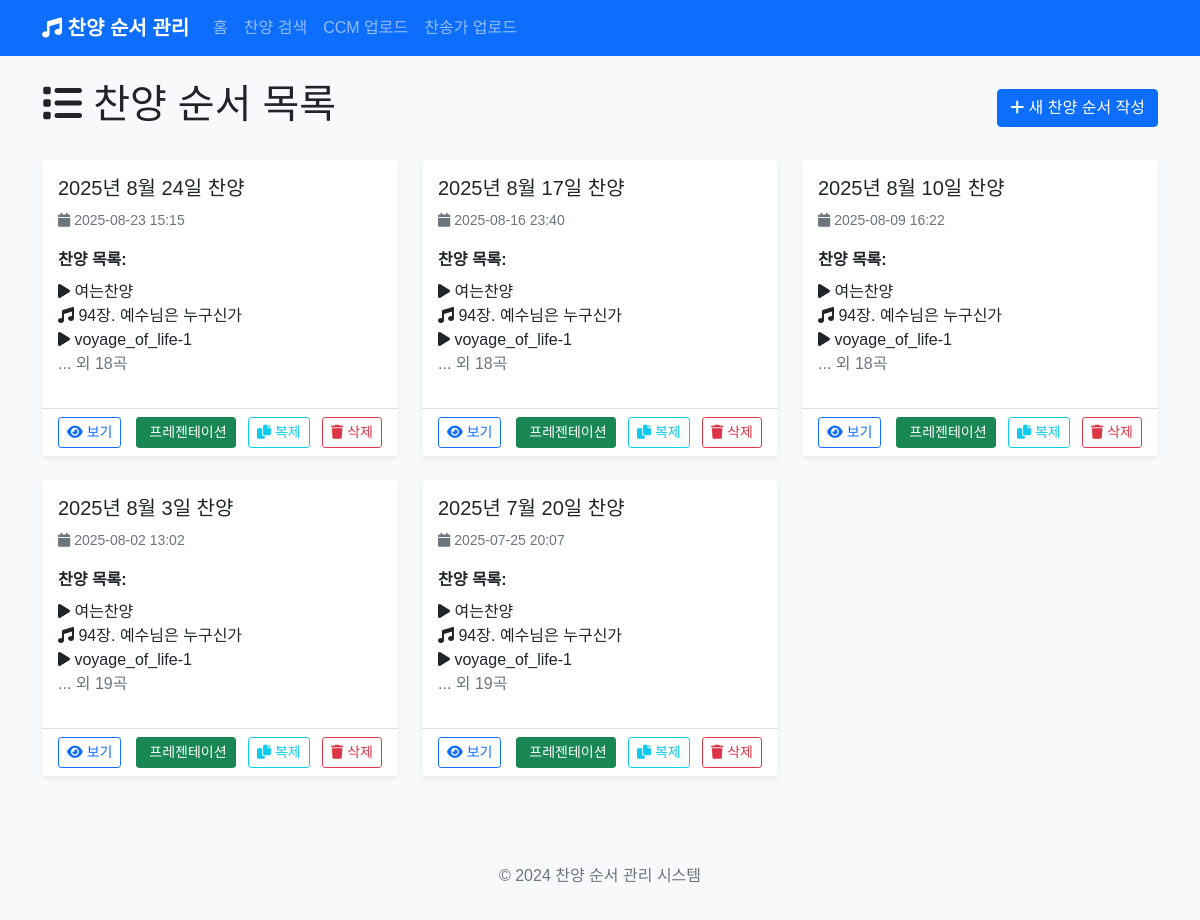
Before: / with the older database file.
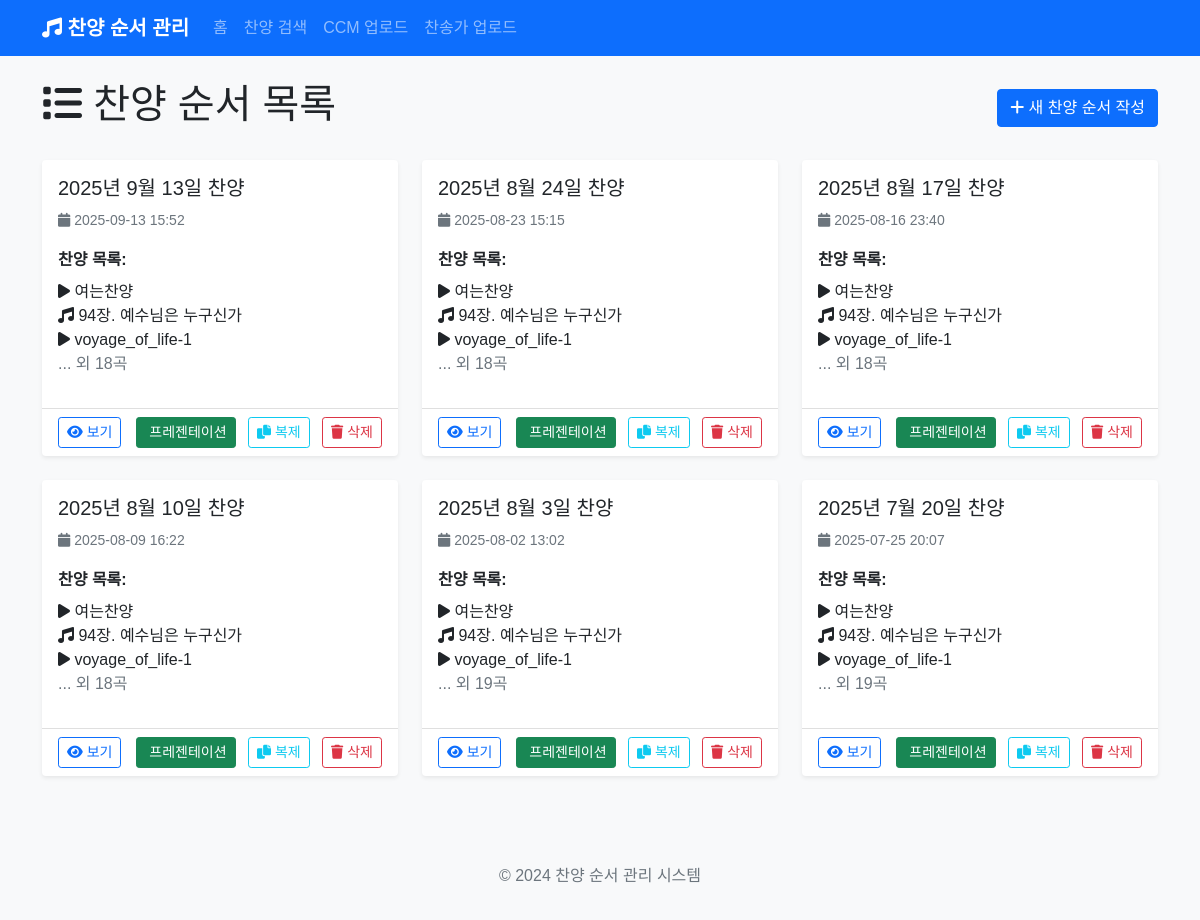
After: the same page with the newer database file.
### app.py (models this page shows)
class PraisePost(db.Model):
    id = db.Column(db.Integer, primary_key=True)
    title = db.Column(db.String(200), nullable=False)
    content = db.Column(db.Text, nullable=False)
    created_at = db.Column(db.DateTime, default=datetime.utcnow)
    songs = db.relationship('Song', backref='praise_post', lazy=True, cascade='all, delete-orphan')
    background_image = db.Column(db.String(500))  # 전체 배경 이미지
    parallax_image = db.Column(db.String(500))  # 패럴랙스 배경 이미지

class Song(db.Model):
    id = db.Column(db.Integer, primary_key=True)
    title = db.Column(db.String(200), nullable=False)
    song_type = db.Column(db.String(50), nullable=False)  # 'hymn', 'ccm', 'section', 'media'
    hymn_number = db.Column(db.String(10))  # 찬송가 번호
    lyrics = db.Column(db.Text)  # 가사
    order = db.Column(db.Integer, nullable=False)
    praise_post_id = db.Column(db.Integer, db.ForeignKey('praise_post.id'), nullable=False)
    section_title = db.Column(db.String(200))  # 섹션 제목 (예: 찬양순서1)
    media_type = db.Column(db.String(50))  # 'image', 'video'
    media_url = db.Column(db.String(500))  # 미디어 파일 경로
    background_image = db.Column(db.String(500))  # 배경 이미지

### app.py (the view)
@app.route('/')
def index():
    posts = PraisePost.query.order_by(PraisePost.created_at.desc()).all()
    return render_template('index.html', posts=posts)

### templates/index.html (shortened to what this page needs)
{% extends "base.html" %}
{% block content %}
<div class="row">
    <div class="col-12">
        <div class="d-flex justify-content-between align-items-center mb-4">
            <h1><i class="fas fa-list"></i> 찬양 순서 목록</h1>
            <a href="{{ url_for('new_post') }}" class="btn btn-primary">
                <i class="fas fa-plus"></i> 새 찬양 순서 작성
            </a>
        </div>
    </div>
</div>
{% if posts %}
<div class="row">
    {% for post in posts %}
    <div class="col-md-6 col-lg-4 mb-4">
        <div class="card h-100 shadow-sm">
            <div class="card-body">
                <h5 class="card-title">{{ post.title }}</h5>
                <p class="card-text text-muted">
                    <small>
                        <i class="fas fa-calendar"></i> {{ post.created_at.strftime('%Y-%m-%d %H:%M') }}
                    </small>
                </p>
                <div class="mb-3">
                    <strong>찬양 목록:</strong>
                    <ul class="list-unstyled mt-2">
                        {% for song in post.songs[:3] %}
                        <li>
                            <i class="fas fa-{{ 'music' if song.song_type == 'hymn' else 'play' }}"></i>
                            {% if song.song_type == 'hymn' %}
                                {{ song.hymn_number }}장. {{ song.title }}
                            {% else %}
                                {{ song.title }}
                            {% endif %}
                        </li>
                        {% endfor %}
                        {% if post.songs|length > 3 %}
                        <li class="text-muted">... 외 {{ post.songs|length - 3 }}곡</li>
                        {% endif %}
                    </ul>
                </div>
            </div>
            <div class="card-footer bg-transparent">
                <div class="d-flex justify-content-between align-items-center">
                    <div>
                        <a href="{{ url_for('view_post', post_id=post.id) }}" class="btn btn-outline-primary btn-sm">
                            <i class="fas fa-eye"></i> 보기
                        </a>
                    </div>
                    <div>
                        <a href="{{ url_for('presentation', post_id=post.id) }}" class="btn btn-success btn-sm me-2" target="_blank">
                             프레젠테이션
                        </a>
                        <button type="button" class="btn btn-outline-info btn-sm me-2" onclick="duplicatePost({{ post.id }}, '{{ post.title }}')" title="복제하기">
                            <i class="fas fa-copy"></i> 복제
                        </button>
                        <button type="button" class="btn btn-outline-danger btn-sm" onclick="confirmDelete({{ post.id }}, '{{ post.title }}')">
                            <i class="fas fa-trash"></i> 삭제
                        </button>
                    </div>
                </div>
            </div>
        </div>
    </div>
    {% endfor %}
</div>
{% endif %}
{% endblock %}

### templates/base.html (shortened to what this page needs)
<!DOCTYPE html>
<html lang="ko">
<head>
    <link href="https://cdn.jsdelivr.net/npm/bootstrap@5.1.3/dist/css/bootstrap.min.css" rel="stylesheet">
    <link href="https://cdnjs.cloudflare.com/ajax/libs/font-awesome/6.0.0/css/all.min.css" rel="stylesheet">
    <link href="{{ url_for('static', filename='css/style.css') }}" rel="stylesheet">
</head>
<body>
    <nav class="navbar navbar-expand-lg navbar-dark bg-primary">
        <div class="container">
            <a class="navbar-brand" href="{{ url_for('index') }}">
                <i class="fas fa-music"></i> 찬양 순서 관리
            </a>
            <div class="collapse navbar-collapse" id="navbarNav">
                <ul class="navbar-nav me-auto">
                    <li class="nav-item">
                        <a class="nav-link" href="{{ url_for('index') }}">홈</a>
                    </li>
                    <li class="nav-item">
                        <a class="nav-link" href="{{ url_for('search') }}">찬양 검색</a>
                    </li>
                    <li class="nav-item">
                        <a class="nav-link" href="{{ url_for('upload_ccm') }}">CCM 업로드</a>
                    </li>
                    <li class="nav-item">
                        <a class="nav-link" href="{{ url_for('upload_hymn') }}">찬송가 업로드</a>
                    </li>
                </ul>
            </div>
        </div>
    </nav>
    <main class="container mt-4">
        {% block content %}{% endblock %}
    </main>
    <footer class="bg-light text-center text-muted py-3 mt-5">
        <div class="container">
            <p>&copy; 2024 찬양 순서 관리 시스템</p>
        </div>
    </footer>
</body>
</html>

### static/css/style.css (style rules this page uses)
body { font-family: 'Noto Sans KR', sans-serif; background-color: #f8f9fa; }
.navbar-brand { font-weight: bold; }
.card { border: none; box-shadow: 0 0.125rem 0.25rem rgba(0, 0, 0, 0.075); transition: box-shadow 0.15s ease-in-out; }
.btn { transition: all 0.15s ease-in-out; }

Changed rows visible on the page:
added PraisePost: title "2025년 9월 13일 찬양", created_at "2025-09-13 15:52", songs|length "18"
added Song: title "여는찬양", shown under "2025년 9월 13일 찬양"
added Song: hymn_number "94", title "예수님은 누구신가", shown under "2025년 9월 13일 찬양"
added Song: title "voyage_of_life-1", shown under "2025년 9월 13일 찬양"
